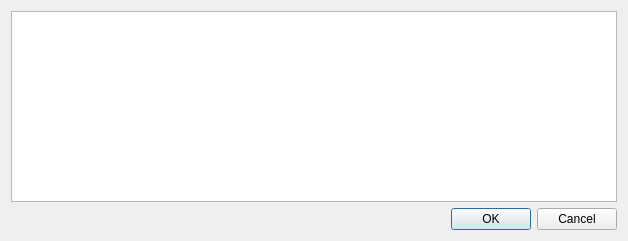
<?xml version="1.0" encoding="UTF-8"?>
<ui version="4.0">
 <class>DecisioneFantino</class>
 <widget class="QDialog" name="DecisioneFantino">
  <property name="geometry">
   <rect>
    <x>0</x>
    <y>0</y>
    <width>628</width>
    <height>241</height>
   </rect>
  </property>
  <property name="windowTitle">
   <string>Fantini Disponibili</string>
  </property>
  <layout class="QVBoxLayout" name="verticalLayout">
   <item>
    <widget class="QTableWidget" name="tableWidgetDecisioneFantino"/>
   </item>
   <item>
    <widget class="QDialogButtonBox" name="buttonBox">
     <property name="orientation">
      <enum>Qt::Horizontal</enum>
     </property>
     <property name="standardButtons">
      <set>QDialogButtonBox::Cancel|QDialogButtonBox::Ok</set>
     </property>
    </widget>
   </item>
  </layout>
 </widget>
 <resources>
  <include location="../resource.qrc"/>
 </resources>
 <connections>
  <connection>
   <sender>buttonBox</sender>
   <signal>accepted()</signal>
   <receiver>DecisioneFantino</receiver>
   <slot>accept()</slot>
   <hints>
    <hint type="sourcelabel">
     <x>252</x>
     <y>600</y>
    </hint>
    <hint type="destinationlabel">
     <x>157</x>
     <y>274</y>
    </hint>
   </hints>
  </connection>
  <connection>
   <sender>buttonBox</sender>
   <signal>rejected()</signal>
   <receiver>DecisioneFantino</receiver>
   <slot>reject()</slot>
   <hints>
    <hint type="sourcelabel">
     <x>320</x>
     <y>600</y>
    </hint>
    <hint type="destinationlabel">
     <x>286</x>
     <y>274</y>
    </hint>
   </hints>
  </connection>
 </connections>
</ui>
